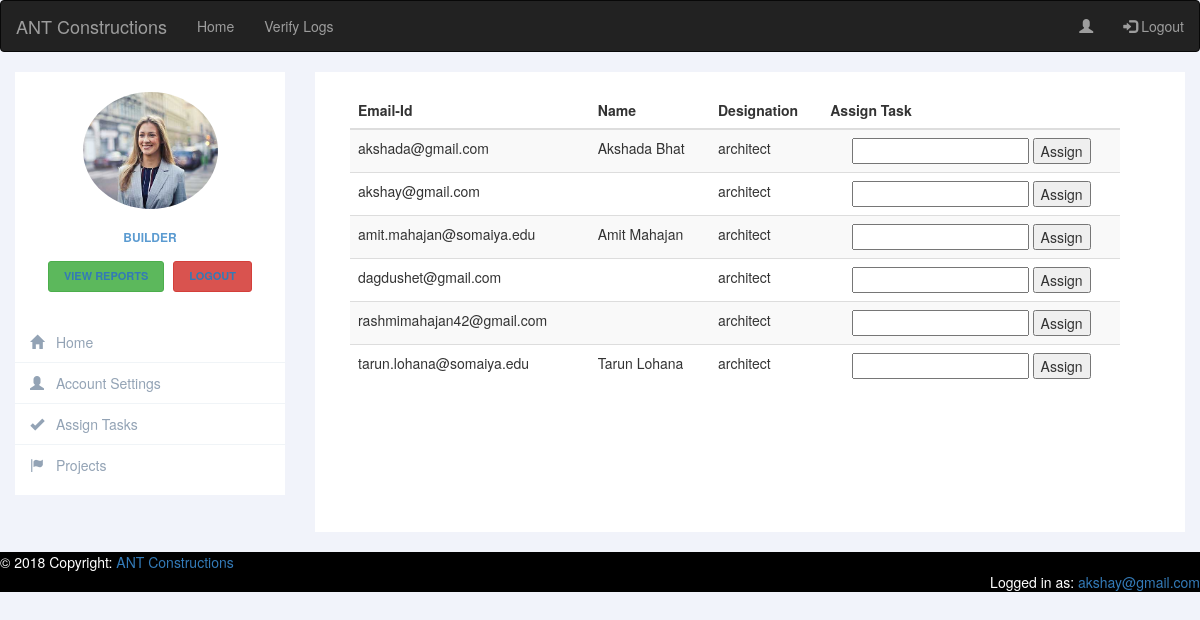
/assignTasksBuilder.php (signed in), run on the app's committed database.
### tables this page shows
CREATE TABLE `user` (
  `emailId` varchar(50) NOT NULL,
  `phoneNo` bigint(10) NOT NULL,
  `password` varchar(1000) NOT NULL,
  `employeeType` varchar(100) NOT NULL,
  `uniqueNumber` int(4) NOT NULL,
  `employeeImage` varchar(500) NOT NULL,
  `employeeName` varchar(100) NOT NULL,
  `employeeAge` int(100) NOT NULL DEFAULT '0',
  `employeeSalary` int(100) NOT NULL DEFAULT '0',
  `employeeExperience` int(100) NOT NULL DEFAULT '0',
  `employeeGender` varchar(100) NOT NULL DEFAULT 'other'
);

### assignTasksBuilder.php (the view, shortened to what this page needs)
  <!DOCTYPE html>
  <html>
  <head>
    <link rel="stylesheet" href="https://maxcdn.bootstrapcdn.com/bootstrap/3.3.7/css/bootstrap.min.css">
    <link rel="stylesheet" type="text/css" href="css/architectSidebar.css">
  </head>
  <body>
  <nav class="navbar navbar-inverse">
    <div class="container-fluid">
      <div class="navbar-header">
      <a class="navbar-brand" href="#">ANT Constructions</a>
      </div>
      <ul class="nav navbar-nav">
        <li><a href="builderHomePage.php">Home</a></li>
        <li><a href="verifyLogsBuilder.php">Verify Logs</a></li>
      </ul>
      <ul class="nav navbar-nav navbar-right">
        <li><a href="builderHomePage.php"><span class="glyphicon glyphicon-user"></span></a></li>
        <li><a href="logout.php"><span class="glyphicon glyphicon-log-in"></span> Logout</a></li>
      </ul>
    </div>
  </nav>
  <div class="row profile">
    <div class="col-md-3 col-sm-3">
      <div class="profile-sidebar">
        <div class="profile-userpic">
          <img src="<?php echo $_SESSION['employeeDP']; ?>" class="img-responsive" alt="">
        </div>
        <div class="profile-usertitle">
          <div class="profile-usertitle-job">
            Builder
          </div>
        </div>
        <div class="profile-userbuttons">
          <button type="button" class="btn btn-success btn-sm"><a href="viewReportsBuilder.php">View reports</a></button>
          <button type="button" class="btn btn-danger btn-sm"><a href="logout.php">Logout</a></button>
        </div>
        <div class="profile-usermenu">
          <ul class="nav">
            <li>
              <a href="builderHomePage.php">
              <i class="glyphicon glyphicon-home"></i>
              Home </a>
            </li>
            <li>
              <a href="changeAccountDetailsBuilder.php">
              <i class="glyphicon glyphicon-user"></i>
              Account Settings </a>
            </li>
            <li>
              <a href="assignTasksBuilder.php" target="_blank">
              <i class="glyphicon glyphicon-ok"></i>
              Assign Tasks </a>
            </li>
            <li>
              <a href="categories.php">
              <i class="glyphicon glyphicon-flag"></i>
              Projects </a>
            </li>
          </ul>
        </div>
      </div>
    </div>
     <div class="col-md-9  col-sm-9">
            <div class="profile-content" style="height: 100%">
                  <?php
                        include 'connection.php';
                        $sql = "SELECT * FROM user WHERE employeeType IN ('architect', 'accountant')";
                        $result = mysqli_query($conn, $sql);
                        if(mysqli_num_rows($result) > 0)
                        {
                          echo '<div class="container-fluid">
                                    <div class="row col-md-12 custyle">
                                    <table class="table table-striped custab">
                                    <thead>
                                        <tr>
                                            <th>Email-Id</th>
                                            <th>Name</th>
                                            <th>Designation</th>
                                            <th>Assign Task</th>
                                        </tr>
                                    </thead>';
                             $id = 1;
                          while($row = mysqli_fetch_assoc($result))
                          {
                            echo "<tr>
                                      <td>".$row['emailId']."</td>
                                      <td>".$row['employeeName']."</td>
                                      <td>".$row['employeeType']."</td>
                                      <td class='text-center'>
                                          <input type='text' name='task' id='task".$id."'>
                                          <input type='text' name='emailId' value=".$row['emailId']." id='emailId".$id."' hidden>
                                          <button type='button' onclick='assignTask(".$id.")'>Assign</button>
                                      </td>
                                  </tr>";
                                  $id++;
                          }
                          echo "</table>
                              </div>
                          </div>";
                        }
                        else
                          echo "<div class='container-fluid'><h2>No Reports Found!</h2></div>";
                  ?>
            </div>
    </div>
  </div>
  </body>
<footer class="page-footer font-small blue" style="background-color: black;">
  <div class="footer-copyright text-left py-3"><span style="color: white;">© 2018 Copyright:</span>
    <a href="index.php"> ANT Constructions</a>
  </div>
  <div class="footer-copyright text-right py-3"><span style="color: white;">Logged in as:</span>
    <a href="architectHomePage.php"> <?php echo $_SESSION['employeeEmailId']; ?></a>
  </div>
</footer>
  </html>

### css/architectSidebar.css (style rules this page uses)
body { background: #F1F3FA; }
.profile { margin: 20px 0; }
.profile-sidebar { padding: 20px 0 10px 0; background: #fff; }
.profile-userpic img { float: none; margin: 0 auto; width: 50%; height: 50%; -webkit-border-radius: 50% !important; -moz-border-radius: 50% !important; border-radius: 50% !important; }
.profile-usertitle { text-align: center; margin-top: 20px; }
.profile-usertitle-job { text-transform: uppercase; color: #5b9bd1; font-size: 12px; font-weight: 600; margin-bottom: 15px; }
.profile-userbuttons { text-align: center; margin-top: 10px; }
.profile-userbuttons .btn { text-transform: uppercase; font-size: 11px; font-weight: 600; padding: 6px 15px; margin-right: 5px; }
.profile-userbuttons .btn:last-child { margin-right: 0px; }
.profile-usermenu { margin-top: 30px; }
.profile-usermenu ul li { border-bottom: 1px solid #f0f4f7; }
.profile-usermenu ul li:last-child { border-bottom: none; }
.profile-usermenu ul li a { color: #93a3b5; font-size: 14px; font-weight: 400; }
.profile-usermenu ul li a i { margin-right: 8px; font-size: 14px; }
.profile-content { padding: 20px; background: #fff; min-height: 460px; }

### data on the page
user: emailId "akshada@gmail.com", employeeName "Akshada Bhat", employeeType "architect"
user: emailId "akshay@gmail.com", employeeType "architect"
user: emailId "amit.mahajan@somaiya.edu", employeeName "Amit Mahajan", employeeType "architect"
user: emailId "dagdushet@gmail.com", employeeType "architect"
user: emailId "rashmimahajan42@gmail.com", employeeType "architect"
user: emailId "tarun.lohana@somaiya.edu", employeeName "Tarun Lohana", employeeType "architect"

### other printed values
$_SESSION['employeeEmailId'] "akshay@gmail.com"
